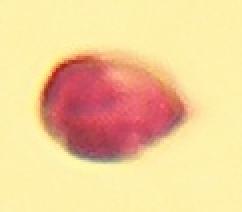
#> input picture example.png, 121 x 106 px (shown 2 times larger)
$ python main.py
#> lines starting #> are read from the running program, lines starting #| are printed output that depends on the picture
import cv2
import numpy as np
import matplotlib.pyplot as plt


def main():
    image = cv2.imread('example.png')
#> image is the input picture: shape (106, 121, 3); mean B, G, R 153.8, 206.2, 241.7
    gray = cv2.cvtColor(image, cv2.COLOR_BGR2GRAY)
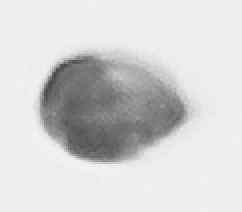
#> gray: shape (106, 121) (shown 2 times larger); min 69, max 243, mean 210.9
    cv2.imshow("1", gray)
    cv2.waitKey(0)


def plot_histogram(image):
    plt.hist(image, bins='auto')
    plt.show()


def threshold(image, edge):
    new_image = np.zeros(image.shape, dtype=np.uint8)
    for i in range(image.shape[0]):
        for j in range(image.shape[1]):
            new_image[i][j] = 0 if image[i][j] < edge else 255
    return new_image


def linear_contrasting(image, min=None, max=None, foil=0, reverse=False):
    if max is None: max = np.max(image)
    if min is None: min = np.min(image)
    a = 255 / (max - min)
    b = -255 * min / (max - min)
    if reverse:
        a = -a
    return __contrasting(image, min, max, foil, a, b)


def saw_contrasting(image, a, reverse=False):
    if reverse:
        a = -a
    return __contrasting(image, a=a)


def __contrasting(image, min=0, max=255, foil=0, a=1, b=0):
    new_image = np.zeros(image.shape, dtype=np.uint8)
    for i in range(image.shape[0]):
        for j in range(image.shape[1]):
            new_image[i][j] = int(round(image[i][j] * a + b) % 255) if (min <= image[i][j] <= max) else foil
    return new_image


main()
